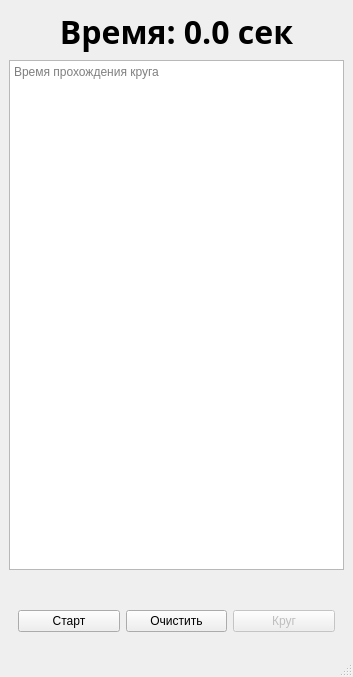
<?xml version="1.0" encoding="UTF-8"?>
<ui version="4.0">
 <class>MainWindow</class>
 <widget class="QMainWindow" name="MainWindow">
  <property name="geometry">
   <rect>
    <x>0</x>
    <y>0</y>
    <width>353</width>
    <height>677</height>
   </rect>
  </property>
  <property name="windowTitle">
   <string>Секундомер</string>
  </property>
  <widget class="QWidget" name="centralwidget">
   <layout class="QVBoxLayout" name="verticalLayout">
    <item>
     <widget class="QLabel" name="timeLabel">
      <property name="font">
       <font>
        <family>Sans</family>
        <pointsize>24</pointsize>
        <bold>true</bold>
       </font>
      </property>
      <property name="text">
       <string>Время: 0.0 сек</string>
      </property>
      <property name="alignment">
       <set>Qt::AlignmentFlag::AlignBottom|Qt::AlignmentFlag::AlignHCenter</set>
      </property>
     </widget>
    </item>
    <item>
     <widget class="QTextBrowser" name="lapTextBrowser">
      <property name="placeholderText">
       <string>Время прохождения круга</string>
      </property>
     </widget>
    </item>
    <item>
     <spacer name="horizontalSpacer">
      <property name="orientation">
       <enum>Qt::Orientation::Horizontal</enum>
      </property>
      <property name="sizeHint" stdset="0">
       <size>
        <width>40</width>
        <height>20</height>
       </size>
      </property>
     </spacer>
    </item>
    <item>
     <widget class="QWidget" name="widget" native="true">
      <property name="minimumSize">
       <size>
        <width>0</width>
        <height>50</height>
       </size>
      </property>
      <layout class="QGridLayout" name="gridLayout">
       <item row="0" column="2">
        <widget class="QPushButton" name="circleButton">
         <property name="enabled">
          <bool>false</bool>
         </property>
         <property name="text">
          <string>Круг</string>
         </property>
        </widget>
       </item>
       <item row="0" column="0">
        <widget class="QPushButton" name="startStopButton">
         <property name="text">
          <string>Старт</string>
         </property>
        </widget>
       </item>
       <item row="0" column="1">
        <widget class="QPushButton" name="clearButton">
         <property name="text">
          <string>Очистить</string>
         </property>
        </widget>
       </item>
      </layout>
     </widget>
    </item>
   </layout>
  </widget>
  <widget class="QStatusBar" name="statusbar"/>
 </widget>
 <resources/>
 <connections/>
</ui>
